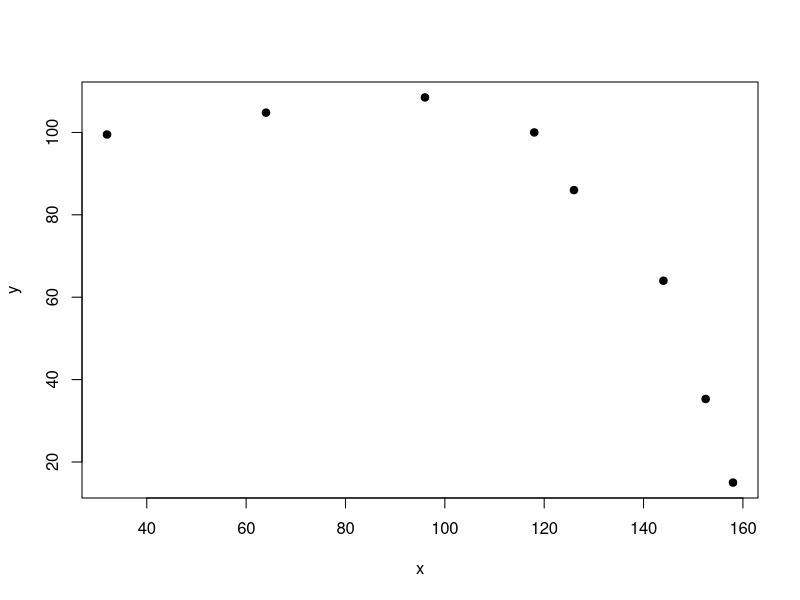
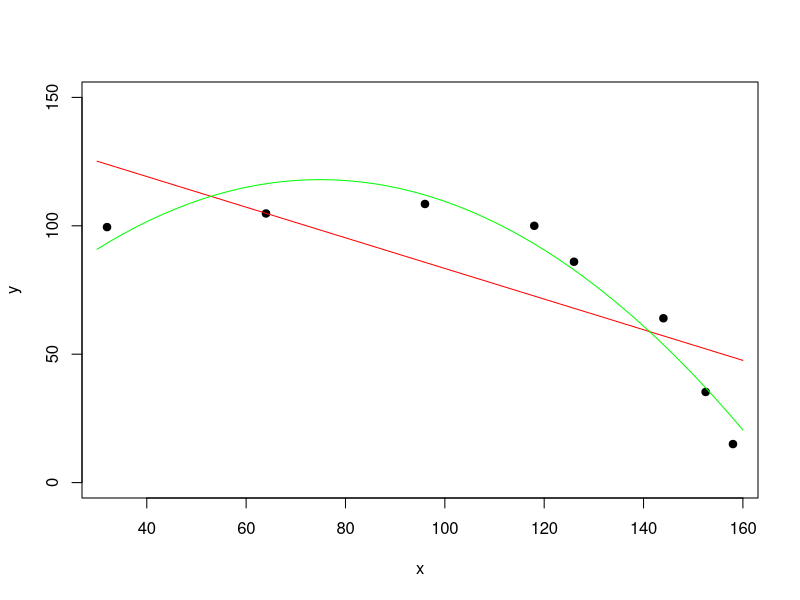

Reproduce these figures in R, in order.


# Curve fitting
# https://davetang.org/muse/2013/05/09/on-curve-fitting/


x <- c(32,64,96,118,126,144,152.5,158)
y <- c(99.5, 104.8, 108.5, 100, 86, 64, 35.3, 15)
# y is reponse, x is predictor
# y on y-axis
plot(x,y,pch=19)

#fit first
fit <- lm(y~x)
#second deg
fit2 <- lm(y~poly(x,2,raw=TRUE))
#third deg
fit3 <- lm(y~poly(x,3,raw=TRUE))
#fourth leg
fit4 <- lm(y~poly(x,4,raw=TRUE))

#generate range of 50 numbers starting from 30 and ending at 160
xx <- seq(30,160,length=50)
plot(x,y,pch=19,ylim=c(0,150))

lines(xx,predict(fit,data.frame((x=xx))),col="red")
lines(xx,predict(fit2,data.frame((x=xx))),col="green")

summary(fit)
summary(fit2)
summary(fit3)
summary(fit4)

anova(fit, fit2)

#significant
anova(fit2,fit3)

#not significant
anova(fit3,fit4)

#y=ax+b
coef(fit)
coef(fit4)

#create function
third_order <-function(newdist,model){
  coefs <- coef(model)
  res <- coefs[1] + (coefs[2]*newdist) + (coefs[3]*newdist^2)+(coefs[4]*newdist^3)
  
}
